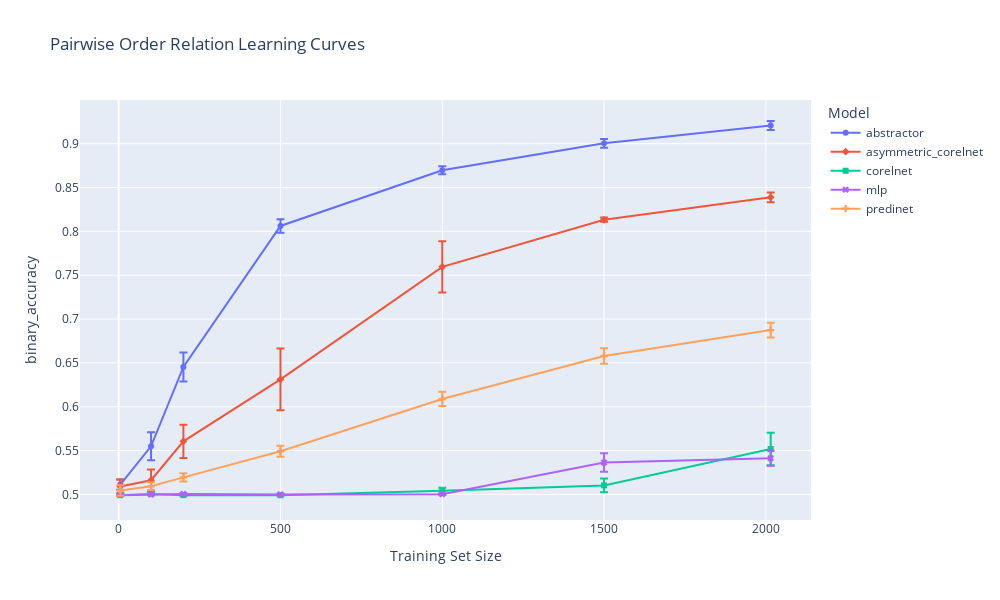

The notebook cell this image was saved under:
### Code cell
metric = 'binary_accuracy'
fig = px.line(learning_curves_agg_df, color='group', symbol='group',
    x='train_size', y=f'{metric} mean', error_y=f'{metric} sem', hover_data=[f'{metric} len'],
    labels={f'{metric} len': '# of trials', f'{metric} mean': metric, 'group': 'Model', 'train_size': 'Training Set Size'},
    title='Pairwise Order Relation Learning Curves', width=1000, height=600)
# fig.write_html(f'figs/object_argsort_{metric}_learning_curves.html')
fig

### Figure 1 — Plotly figure (JSON) as saved in the notebook; plotly's stock layout.template omitted (floating-point values rounded to 4 significant figures)
{"data": [{"customdata": [[10], [10], [10], [10], [10], [10], [10]], "error_y": {"array": [0.00581, 0.01595, 0.01653, 0.007654, 0.004633, 0.004871, 0.005104]}, "hovertemplate": "Model=abstractor<br>Training Set Size=%{x}<br>binary_accuracy=%{y}<br># of trials=%{customdata[0]}<extra></extra>", "legendgroup": "abstractor", "line": {"color": "#636efa", "dash": "solid"}, "marker": {"symbol": "circle"}, "mode": "lines+markers", "name": "abstractor", "orientation": "v", "showlegend": true, "type": "scatter", "x": [5, 100, 200, 500, 1000, 1500, 2015], "xaxis": "x", "y": [0.5112, 0.5548, 0.6453, 0.8062, 0.8696, 0.9004, 0.9208], "yaxis": "y"}, {"customdata": [[10], [10], [10], [10], [10], [10], [10]], "error_y": {"array": [0.007894, 0.01221, 0.01907, 0.03512, 0.02914, 0.002431, 0.005581]}, "hovertemplate": "Model=asymmetric_corelnet<br>Training Set Size=%{x}<br>binary_accuracy=%{y}<br># of trials=%{customdata[0]}<extra></extra>", "legendgroup": "asymmetric_corelnet", "line": {"color": "#EF553B", "dash": "solid"}, "marker": {"symbol": "diamond"}, "mode": "lines+markers", "name": "asymmetric_corelnet", "orientation": "v", "showlegend": true, "type": "scatter", "x": [5, 100, 200, 500, 1000, 1500, 2015], "xaxis": "x", "y": [0.5091, 0.5161, 0.5605, 0.6312, 0.7595, 0.8132, 0.8388], "yaxis": "y"}, {"customdata": [[10], [10], [10], [10], [10], [10], [10]], "error_y": {"array": [0.0006046, 0.0006491, 0.0005763, 0.0006777, 0.003468, 0.007967, 0.01846]}, "hovertemplate": "Model=corelnet<br>Training Set Size=%{x}<br>binary_accuracy=%{y}<br># of trials=%{customdata[0]}<extra></extra>", "legendgroup": "corelnet", "line": {"color": "#00cc96", "dash": "solid"}, "marker": {"symbol": "square"}, "mode": "lines+markers", "name": "corelnet", "orientation": "v", "showlegend": true, "type": "scatter", "x": [5, 100, 200, 500, 1000, 1500, 2015], "xaxis": "x", "y": [0.4992, 0.5006, 0.4992, 0.499, 0.5041, 0.5103, 0.5517], "yaxis": "y"}, {"customdata": [[10], [10], [10], [10], [10], [10], [10]], "error_y": {"array": [0.0006744, 0.0007375, 0.0007744, 0.0006959, 0.0008113, 0.01062, 0.008507]}, "hovertemplate": "Model=mlp<br>Training Set Size=%{x}<br>binary_accuracy=%{y}<br># of trials=%{customdata[0]}<extra></extra>", "legendgroup": "mlp", "line": {"color": "#ab63fa", "dash": "solid"}, "marker": {"symbol": "x"}, "mode": "lines+markers", "name": "mlp", "orientation": "v", "showlegend": true, "type": "scatter", "x": [5, 100, 200, 500, 1000, 1500, 2015], "xaxis": "x", "y": [0.4992, 0.4999, 0.5006, 0.4999, 0.5002, 0.5363, 0.5413], "yaxis": "y"}, {"customdata": [[10], [10], [10], [10], [10], [10], [10]], "error_y": {"array": [0.005894, 0.004353, 0.0046, 0.006216, 0.008142, 0.008794, 0.008416]}, "hovertemplate": "Model=predinet<br>Training Set Size=%{x}<br>binary_accuracy=%{y}<br># of trials=%{customdata[0]}<extra></extra>", "legendgroup": "predinet", "line": {"color": "#FFA15A", "dash": "solid"}, "marker": {"symbol": "cross"}, "mode": "lines+markers", "name": "predinet", "orientation": "v", "showlegend": true, "type": "scatter", "x": [5, 100, 200, 500, 1000, 1500, 2015], "xaxis": "x", "y": [0.5045, 0.5093, 0.5194, 0.5492, 0.6089, 0.6578, 0.6874], "yaxis": "y"}], "layout": {"height": 600, "legend": {"title": {"text": "Model"}, "tracegroupgap": 0}, "title": {"text": "Pairwise Order Relation Learning Curves"}, "width": 1000, "xaxis": {"anchor": "y", "domain": [0, 1], "title": {"text": "Training Set Size"}}, "yaxis": {"anchor": "x", "domain": [0, 1], "title": {"text": "binary_accuracy"}}}}
